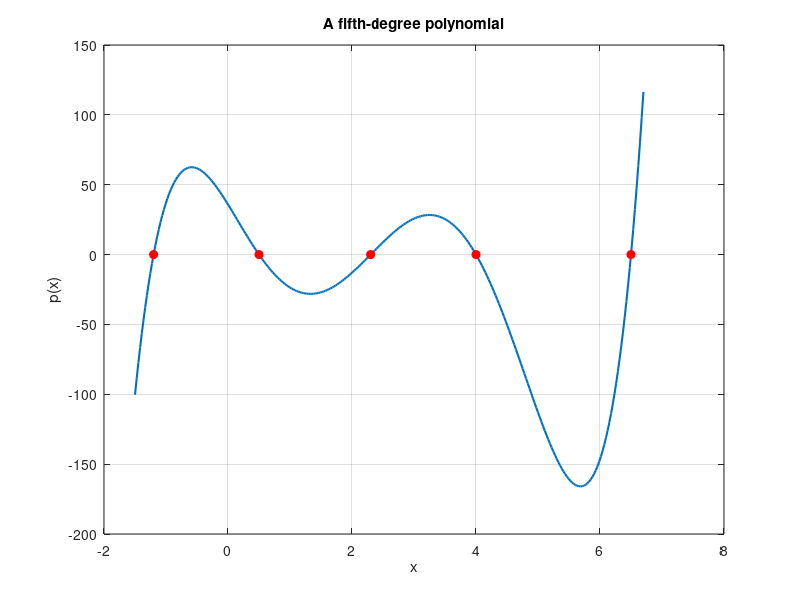

This chart was generated by the following MATLAB code:
% Day 065 · Polynomials: polyval, roots and poly — Evaluating and plotting a polynomial
% Run: open this file in MATLAB and press Run (or type example_1 in the Command Window)

p = [1 -12.1 40.59 -17.015 -71.95 35.88];   % degree 5
polyval(p, 9)
x = linspace(-1.5, 6.7, 300);
y = polyval(p, x);
plot(x, y, 'LineWidth', 1.5); grid on
xlabel('x'); ylabel('p(x)'); title('A fifth-degree polynomial')
r = roots(p)
hold on
plot(real(r(abs(imag(r)) < 1e-9)), 0*r(abs(imag(r)) < 1e-9), 'ro', 'MarkerFaceColor', 'r')
hold off
